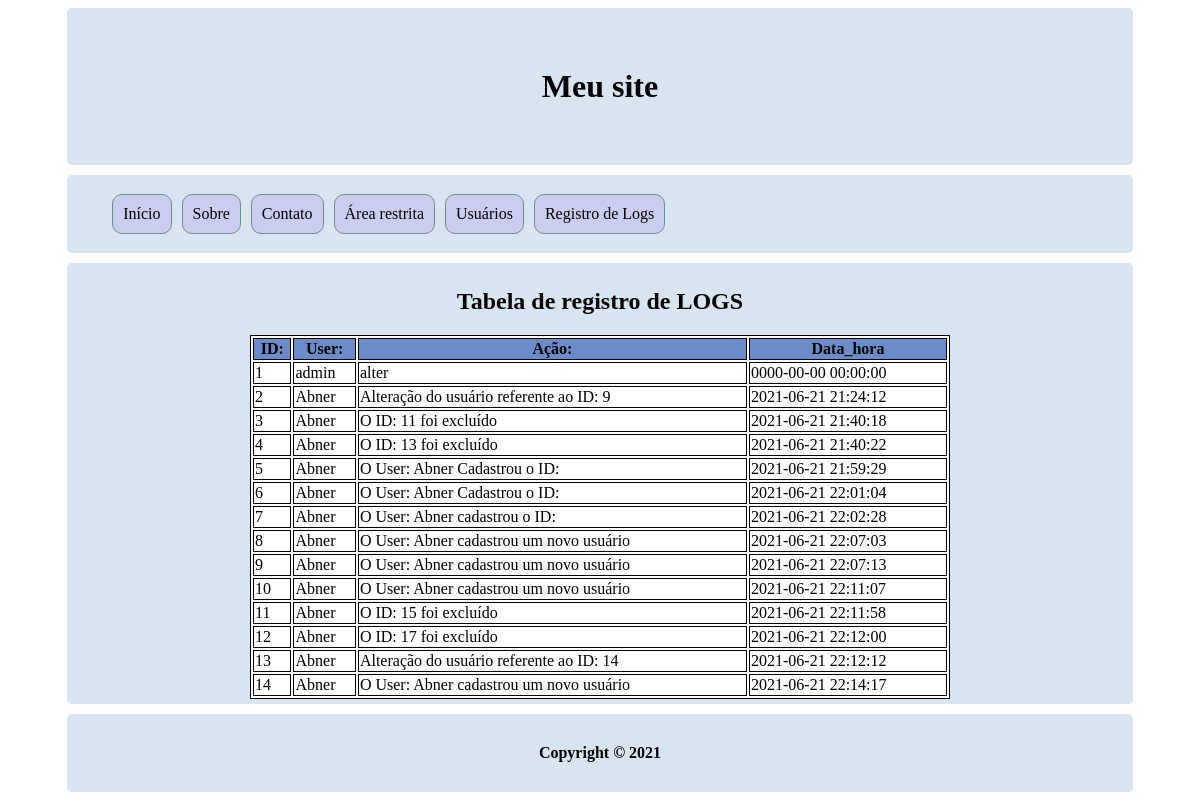
The app's page /?pg=logs (signed in) with its own data.
### tables this page shows
CREATE TABLE `logs` (
  `id` int(11) NOT NULL AUTO_INCREMENT,
  `user` varchar(100) NOT NULL,
  `acao` varchar(100) NOT NULL,
  `data_hora_log` datetime NOT NULL,
  PRIMARY KEY (`id`),
  UNIQUE KEY `id_UNIQUE` (`id`)
);

### paginas/logs.php (the view)
<h2>Tabela de registro de LOGS</h2>
<?php
$sql = "SELECT * FROM logs";
$result = $conn->query($sql, PDO::FETCH_ASSOC);
?>
<table>
    <tr>
        <th style="background-color: rgb(107, 140, 201);">ID:</th>
        <th style="background-color: rgb(107, 140, 201);">User:</th>
        <th style="background-color: rgb(107, 140, 201);">Ação:</th>
        <th style="background-color: rgb(107, 140, 201);">Data_hora</th>
    </tr>
    <?php
        while($linha = $result->fetch()){
    ?>
        <tr>
            <?php
                foreach($linha as $chave => $valor){
            ?>
                <td><?= $valor ?></td>
            <?php
                }
            ?>
        </tr>
    <?php
        }
    ?>
</table>

### index.php (shortened to what this page needs)
<html>
    <head>
        <link rel="stylesheet" type="text/css" href="css/estilo.css" />
    </head>
    <body>
        <div class="container">
            <header>
                <h1>Meu site</h1>
            </header>
            <div class="menu">
                <ul>
                    <a href="?pg=inicio"><li>Início</li></a>
                    <a href="?pg=sobre"><li>Sobre</li></a>
                    <a href="?pg=contato/formulario"><li>Contato</li></a>
                    <?php
                        if(!isset($_SESSION["nome"])){
                    ?>
                        <a href="?pg=login/formulario"><li>Login</li></a>
                    <?php
                        }
                        else{
                    ?>
                        <a href="?pg=area_restrita"><li>Área restrita</li></a>
                        <a href="?pg=usuario/usuarios"><li>Usuários</li></a>
                        <a href="?pg=logs"><li>Registro de Logs</li></a>
                    <?php
                        }
                    ?>
                </ul>
            </div>
            <main>
                <?php
                    $pg = (isset($_GET["pg"]) && !empty($_GET["pg"])) ? $_GET["pg"] : "inicio";
                    include("paginas/".$pg.".php");
                ?>
            </main>
            <footer>
                <h4>Copyright &copy; 2021</h4>
            </footer>
        </div>
    </body>
</html>

### css/estilo.css (style rules this page uses)
table { width: 700px; margin: 0 auto; }
table, td, th { border: solid 1px #000; background-color: #ffffff; }
header { grid-area: header; }
.menu { grid-area: menu; }
main { grid-area: main; }
footer { grid-area: footer; }
.container { display: grid; grid-template-rows: 20% 10% auto 10%; grid-template-areas: 'header' 'menu' 'main' 'footer'; grid-gap: 10px; height: 100%; width: 90%; margin: auto; }
header, main, footer, .menu { background-color: #d8e5f1; text-align: center; display: flex; justify-content: center; align-content: center; flex-direction: column; border-radius: 5px; }
ul { list-style: none; display: flex; }
ul li { border: 1px solid rgb(108, 145, 132); margin: 5px; padding: 10px; border-radius: 10px; background-color: rgb(202, 204, 240); }
a { text-decoration: none; color: #000; }

### records on screen
logs: id "1", user "admin", acao "alter", data_hora_log "0000-00-00 00:00:00"
logs: id "2", user "Abner", acao "Alteração do usuário referente ao ID: 9", data_hora_log "2021-06-21 21:24:12"
logs: id "3", user "Abner", acao "O ID: 11 foi excluído", data_hora_log "2021-06-21 21:40:18"
logs: id "4", user "Abner", acao "O ID: 13 foi excluído", data_hora_log "2021-06-21 21:40:22"
logs: id "5", user "Abner", acao "O User: Abner Cadastrou o ID:", data_hora_log "2021-06-21 21:59:29"
logs: id "6", user "Abner", acao "O User: Abner Cadastrou o ID:", data_hora_log "2021-06-21 22:01:04"
logs: id "7", user "Abner", acao "O User: Abner cadastrou o ID:", data_hora_log "2021-06-21 22:02:28"
logs: id "8", user "Abner", acao "O User: Abner cadastrou um novo usuário", data_hora_log "2021-06-21 22:07:03"
logs: id "9", user "Abner", acao "O User: Abner cadastrou um novo usuário", data_hora_log "2021-06-21 22:07:13"
logs: id "10", user "Abner", acao "O User: Abner cadastrou um novo usuário", data_hora_log "2021-06-21 22:11:07"
logs: id "11", user "Abner", acao "O ID: 15 foi excluído", data_hora_log "2021-06-21 22:11:58"
logs: id "12", user "Abner", acao "O ID: 17 foi excluído", data_hora_log "2021-06-21 22:12:00"
logs: id "13", user "Abner", acao "Alteração do usuário referente ao ID: 14", data_hora_log "2021-06-21 22:12:12"
logs: id "14", user "Abner", acao "O User: Abner cadastrou um novo usuário", data_hora_log "2021-06-21 22:14:17"
